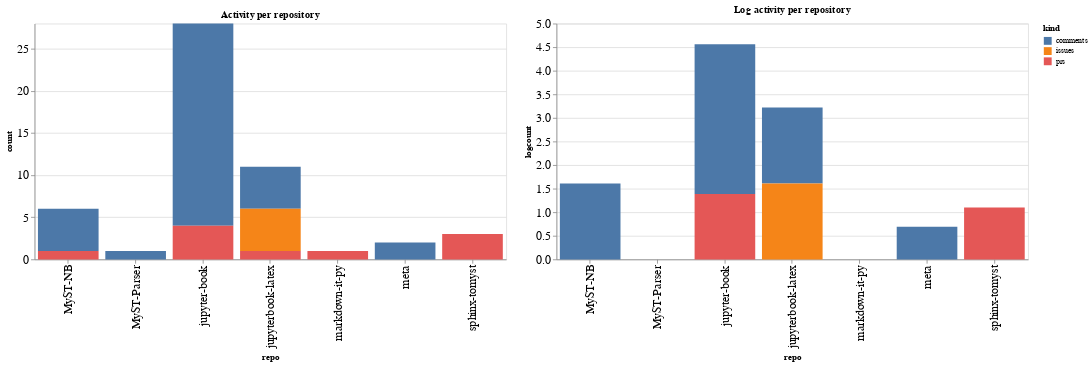

Notebook code for this chart:
### Code cell
ch1 = alt.Chart(repo_summaries, width=600, title="Activity per repository").mark_bar().encode(
    x='repo',
    y='count',
    color='kind',
    tooltip="kind"
)

ch2 = alt.Chart(repo_summaries, width=600, title="Log activity per repository").mark_bar().encode(
    x='repo',
    y='logcount',
    color='kind',
    tooltip="kind"
)

ch1 | ch2

### Figure 1 — Vega-Lite specification as saved in the notebook (floating-point values rounded to 4 significant figures)
{"config": {"axisLeft": {"labelFontSize": 15}, "axisBottom": {"labelFontSize": 15}}, "hconcat": [{"mark": "bar", "encoding": {"color": {"type": "nominal", "field": "kind"}, "tooltip": {"type": "nominal", "field": "kind"}, "x": {"type": "nominal", "field": "repo"}, "y": {"type": "quantitative", "field": "count"}}, "title": "Activity per repository", "width": 600}, {"mark": "bar", "encoding": {"color": {"type": "nominal", "field": "kind"}, "tooltip": {"type": "nominal", "field": "kind"}, "x": {"type": "nominal", "field": "repo"}, "y": {"type": "quantitative", "field": "logcount"}}, "title": "Log activity per repository", "width": 600}], "data": {"name": "data-ca2a2ac4fddbade2722dcdf372d0ef97"}, "$schema": "https://vega.github.io/schema/vega-lite/v4.8.1.json", "datasets": {"data-ca2a2ac4fddbade2722dcdf372d0ef97": [{"repo": "MyST-NB", "kind": "comments", "count": 5, "logcount": 1.609}, {"repo": "MyST-NB", "kind": "prs", "count": 1, "logcount": 0.0}, {"repo": "MyST-Parser", "kind": "comments", "count": 1, "logcount": 0.0}, {"repo": "jupyter-book", "kind": "comments", "count": 24, "logcount": 3.178}, {"repo": "jupyter-book", "kind": "prs", "count": 4, "logcount": 1.386}, {"repo": "jupyterbook-latex", "kind": "comments", "count": 5, "logcount": 1.609}, {"repo": "jupyterbook-latex", "kind": "issues", "count": 5, "logcount": 1.609}, {"repo": "jupyterbook-latex", "kind": "prs", "count": 1, "logcount": 0.0}, {"repo": "markdown-it-py", "kind": "prs", "count": 1, "logcount": 0.0}, {"repo": "meta", "kind": "comments", "count": 2, "logcount": 0.6931}, {"repo": "sphinx-tomyst", "kind": "prs", "count": 3, "logcount": 1.099}]}}
